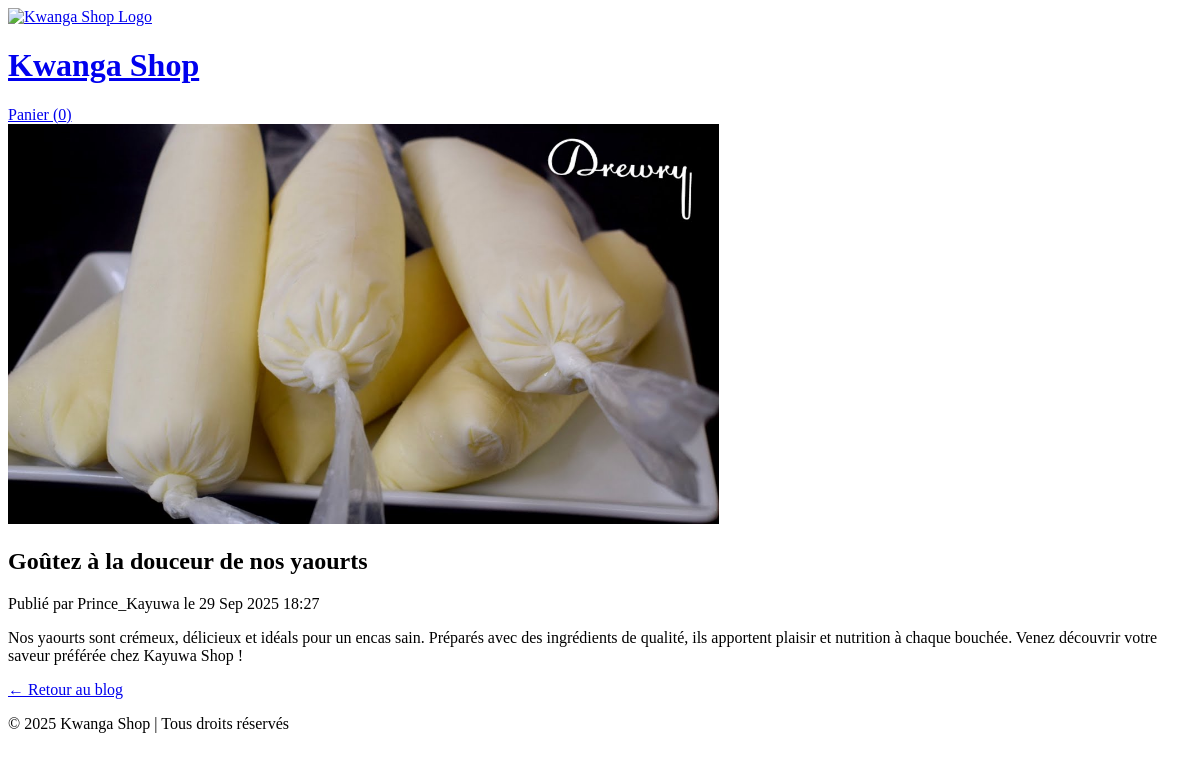
Page /blog/yaourt-cremeux/ on the committed database.
### blog/models.py (models this page shows, shortened)
class Post(models.Model):
    STATUT = [
        ('draft', 'Brouillon'),
        ('published', 'Publié'),
    ]
    titre = models.CharField(max_length=200)
    slug = models.SlugField(max_length=200, unique=True)
    auteur = models.ForeignKey(User, on_delete=models.CASCADE, related_name='posts')
    contenu = models.TextField()
    image = models.ImageField(upload_to='blog/', blank=True, null=True)
    statut = models.CharField(max_length=10, choices=STATUT, default='draft')
    cree_le = models.DateTimeField(auto_now_add=True)
    modifie_le = models.DateTimeField(auto_now=True)
    publie_le = models.DateTimeField(blank=True, null=True)
    class Meta:
        ordering = ['-publie_le', '-cree_le']

### blog/views.py (the view)
# urls.py: path('<slug:slug>/', views.post_detail, name='post_detail')
def post_detail(request, slug):
    post = get_object_or_404(Post, slug=slug, statut='published', publie_le__lte=timezone.now())
    return render(request, 'blog/post_detail.html', {'post': post})

### ventes/context_processors.py (called while the page is built)
def cart_item_count(request):
    cart = request.session.get('cart', {})
    total = sum(cart.values()) if isinstance(cart, dict) else 0
    return {'cart_item_count': total}

### blog/templates/blog/post_detail.html
{% extends 'ventes/base.html' %}
{% block content %}
<div class="container mt-5">
    <div class="card shadow-sm border-0">
        {% if post.image %}
        <img src="{{ post.image.url }}"
             alt="{{ post.titre }}"
             class="card-img-top"
             style="max-height: 400px; object-fit: cover;">
        {% endif %}
        <div class="card-body">
            <h2 class="card-title text-center">{{ post.titre }}</h2>
            <p class="text-muted text-center small">
                Publié par {{ post.auteur }} le {{ post.publie_le|date:"d M Y H:i" }}
            </p>
            <div class="mt-3">
                {{ post.contenu|linebreaks }}
            </div>
            <div class="text-center mt-4">
                <a href="{% url 'blog:post_list' %}" class="btn btn-secondary">← Retour au blog</a>
            </div>
        </div>
    </div>
</div>
{% endblock %}

### rows in the picture
Post: image (placeholder picture), titre "Goûtez à la douceur de nos yaourts", auteur "Prince_Kayuwa", publie_le "29 Sep 2025 18:27", contenu "Nos yaourts sont crémeux, délicieux et idéals pour un encas sain. Préparés avec des ingrédients de qualité, ils apportent plaisir et nutrition à chaque bouchée. Venez découvrir votre saveur préférée chez Kayuwa Shop !"

### other values in the picture
{{ cart_item_count|default:0 }} "0"
